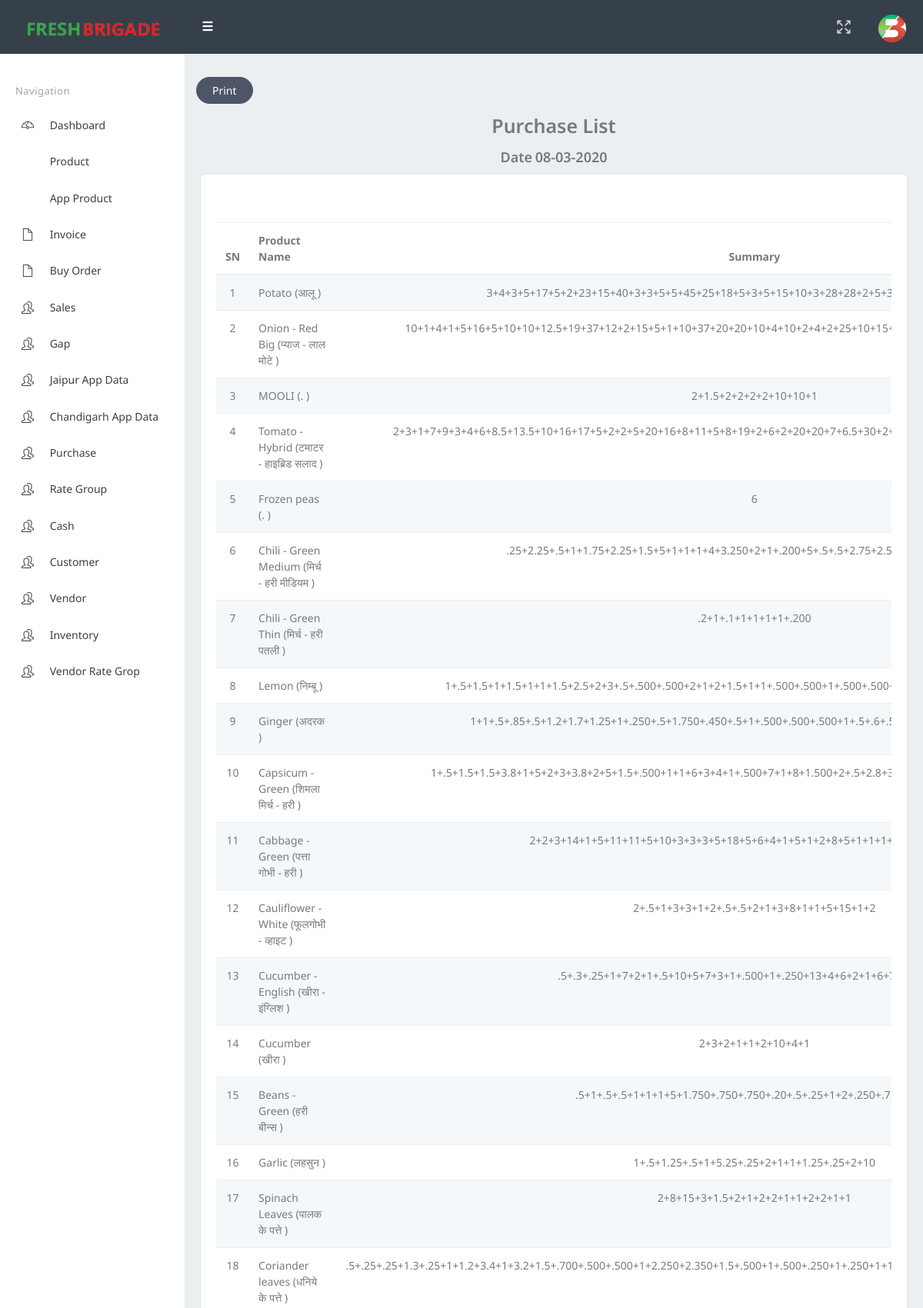
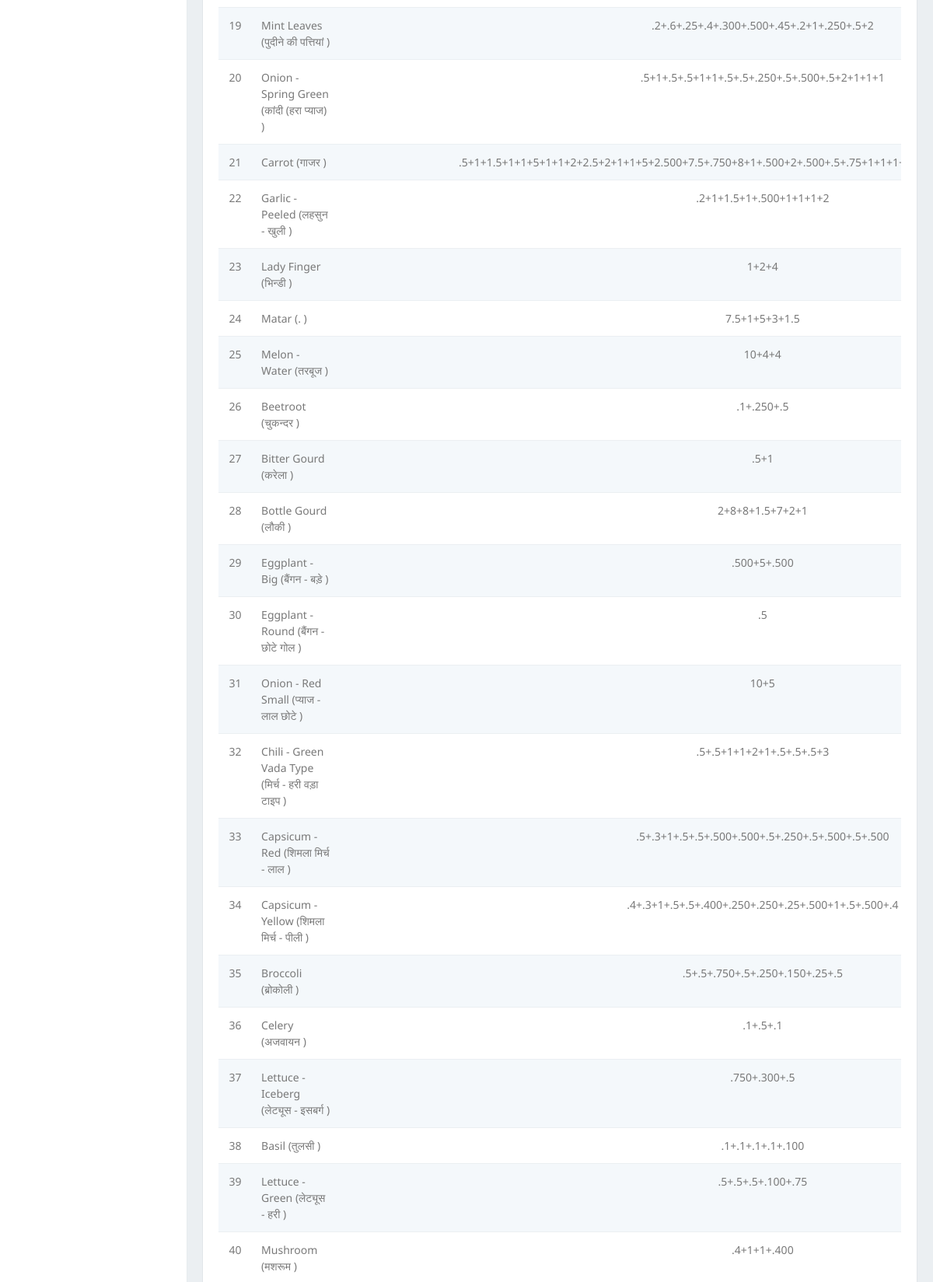
/buy-order.php (signed in, upper part), run on the app's committed database (2 pictures, top to bottom).
### tables this page shows
CREATE TABLE `fb_product` (
  `sn` int(11) NOT NULL,
  `code` text NOT NULL,
  `product_name` text NOT NULL,
  `product_hindi_name` text NOT NULL,
  `imagepath` text NOT NULL,
  `img` text NOT NULL,
  `description` text NOT NULL,
  `quantity` text NOT NULL,
  `price` text NOT NULL,
  `unit` text NOT NULL,
  `product_status` text NOT NULL,
  `notify_for_quantity_below` text NOT NULL,
  `minimum_sale_quantity` text NOT NULL,
  `maximum_sale_quantity` text NOT NULL,
  `qty_increment` text NOT NULL,
  `in_stock` text NOT NULL
);

### buy-order.php (the view, shortened to what this page needs)
<!DOCTYPE html>
<html>
    <?php
include("common/connect.php");
$query2= mysqli_query($con,"SELECT order_info.order_id,order_info.order_status, fb_order.product, fb_order.qty,
fb_order.order_id ,SUM(fb_order.qty) AS quantity,fb_order.date_time FROM order_info
INNER JOIN fb_order ON order_info.order_id = fb_order.order_id
WHERE order_info.order_id = fb_order.order_id AND order_info.order_status='in_process' GROUP BY fb_order.product");
    ?>
<head>
        <link href="assets/css/bootstrap.min.css" rel="stylesheet" type="text/css" />
        <link href="assets/css/icons.css" rel="stylesheet" type="text/css" />
        <link href="assets/css/style.css" rel="stylesheet" type="text/css" />
    </head>
    <body class="fixed-left">
        <div id="wrapper">
            <?php
                include("common/header.php");
            ?>
         <?php
                        include("common/sidebar.php");
                    ?>
            <div class="content-page">
                <div class="content">
                  <div class="panel-footer"  > <button class="btn btn-inverse btn-rounded waves-effect waves-light" onClick=" PrintElem('wp--')" style="margin:10px;">Print</button> </div>
                    <div id="wp--"  align="center" class="container-fluid">
<div class="row" >
    									  <div   class="col-lg-12" align="center" >
										 <label style="font-size:25px;">Purchase List</label>
										 </div>
                                        <?php
                                          $Current_hour = date('H');
                                           $todayDate= date('d-m-Y');
                                           switch ($Current_hour) {
                                            case ($Current_hour > 16 && $Current_hour < 24) :
                                             $new_date = date('d-m-Y', strtotime($todayDate. ' + 1 days'));
                                            break;
                                           }
                                          ?>
                                         <div class="col-lg-12" align="center" >
                                        <label style="font-size:18px;">Date</label>
                                        <label style="font-size:18px;"><?php echo $new_date ?></label>
                                        </div>
										 </div>
                                <div class="card-box">
                                    <br><br>
                                   <div class="row">
                            <div class="col-sm-12">
                                    <div class="table-responsive" data-pattern="priority-columns">
                                    <table class="table table-striped add-edit-table" id="datatable-editable">
                                        <thead>
                                        <tr>
											<th style="text-align:center">SN </th>
                                            <th >Product Name </th>
                                             <th style="text-align:center">Summary</th>
                                        </tr>
                                        </thead>
                                        <tbody>
                                            <tr>
                                            <?php
$i = 1;
while($b = mysqli_fetch_assoc($query2))
	  {
$qtyyy='';
$p_code = $b['product'];
$result_product=mysqli_query($con,"SELECT fb_order.qty
FROM fb_order
INNER JOIN order_info ON order_info.order_id=fb_order.order_id
WHERE fb_order.product='$p_code' AND order_info.order_status='in_process'");
while($pp = mysqli_fetch_assoc($result_product))
	  {
	      $p_qty = $pp['qty'];
	      if($qtyyy==''){
	           $qtyyy=$p_qty;
	      }
	      else{
	          $qtyyy=$qtyyy."+".$p_qty;
	      }
}
$result_product_details=mysqli_query($con,"SELECT * FROM `fb_product` WHERE `code`='$p_code'");
$pd= mysqli_fetch_assoc($result_product_details);
?>
<td align="center" ><?php echo $i; ?>   </td>
<td ><?php echo $pd['product_name']." (". $pd['product_hindi_name']." )"; ?> </td>
<td align="center"> <?php echo $qtyyy; ?> </td>
</tr>
<?php
$i++;
}
?>
                                        </tbody>
                                    </table>
                                        </div>
                                </div>
                            </div>
                        </div>
                    </div>
                </div>
            </div>
        </div>
    </body>
</html>

### data on the page
fb_product: product_name "Potato", product_hindi_name "आलू"
fb_product: product_name "Onion - Red Big", product_hindi_name "प्याज - लाल मोटे"
fb_product: product_name "MOOLI", product_hindi_name "."
fb_product: product_name "Tomato - Hybrid", product_hindi_name "टमाटर - हाइब्रिड सलाद"
fb_product: product_name "Frozen peas", product_hindi_name "."
fb_product: product_name "Chili - Green Medium", product_hindi_name "मिर्च - हरी मीडियम"
fb_product: product_name "Chili - Green Thin", product_hindi_name "मिर्च - हरी पतली"
fb_product: product_name "Lemon", product_hindi_name "निम्बू"
fb_product: product_name "Ginger", product_hindi_name "अदरक"
fb_product: product_name "Capsicum - Green", product_hindi_name "शिमला मिर्च - हरी"
fb_product: product_name "Cabbage - Green", product_hindi_name "पत्ता गोभी - हरी"
fb_product: product_name "Cauliflower - White", product_hindi_name "फूलगोभी - व्हाइट"
fb_product: product_name "Cucumber - English", product_hindi_name "खीरा - इंग्लिश"
fb_product: product_name "Cucumber", product_hindi_name "खीरा"
fb_product: product_name "Beans - Green", product_hindi_name "हरी बीन्स"
fb_product: product_name "Garlic", product_hindi_name "लहसुन"
fb_product: product_name "Spinach Leaves", product_hindi_name "पालक के पत्ते"
fb_product: product_name "Coriander leaves", product_hindi_name "धनिये के पत्ते"
fb_product: product_name "Mint Leaves", product_hindi_name "पुदीने की पत्तियां"
fb_product: product_name "Onion - Spring Green", product_hindi_name "कांदी (हरा प्याज)"
fb_product: product_name "Carrot", product_hindi_name "गाजर"
fb_product: product_name "Garlic - Peeled", product_hindi_name "लहसुन - खुली"
fb_product: product_name "Lady Finger", product_hindi_name "भिन्डी"
fb_product: product_name "Matar", product_hindi_name "."
fb_product: product_name "Melon - Water", product_hindi_name "तरबूज"
fb_product: product_name "Beetroot", product_hindi_name "चुकन्दर"
fb_product: product_name "Bitter Gourd", product_hindi_name "करेला"
fb_product: product_name "Bottle Gourd", product_hindi_name "लौकी"
fb_product: product_name "Eggplant - Big", product_hindi_name "बैंगन - बड़े"
fb_product: product_name "Eggplant - Round", product_hindi_name "बैंगन - छोटे गोल"
fb_product: product_name "Onion - Red Small", product_hindi_name "प्याज - लाल छोटे"
fb_product: product_name "Chili - Green Vada Type", product_hindi_name "मिर्च - हरी वड़ा टाइप"
fb_product: product_name "Capsicum - Red", product_hindi_name "शिमला मिर्च - लाल"
fb_product: product_name "Capsicum - Yellow", product_hindi_name "शिमला मिर्च - पीली"
fb_product: product_name "Broccoli", product_hindi_name "ब्रोकोली"
fb_product: product_name "Celery", product_hindi_name "अजवायन"
fb_product: product_name "Lettuce - Iceberg", product_hindi_name "लेट्यूस - इसबर्ग"
fb_product: product_name "Basil", product_hindi_name "तुलसी"
fb_product: product_name "Lettuce - Green", product_hindi_name "लेट्यूस - हरी"
fb_product: product_name "Mushroom", product_hindi_name "मशरूम"

### other printed values
$qtyyy "2+1.5+2+2+2+2+10+10+1"
$qtyyy "6"
$qtyyy ".2+1+.1+1+1+1+1+.200"
$qtyyy "2+.5+1+3+3+1+2+.5+.5+2+1+3+8+1+1+5+15+1+2"
$qtyyy "2+3+2+1+1+2+10+4+1"
$qtyyy "1+.5+1.25+.5+1+5.25+.25+2+1+1+1.25+.25+2+10"
$qtyyy "2+8+15+3+1.5+2+1+2+2+1+1+2+2+1+1"
$qtyyy ".2+.6+.25+.4+.300+.500+.45+.2+1+.250+.5+2"
$qtyyy ".5+1+.5+.5+1+1+.5+.5+.250+.5+.500+.5+2+1+1+1"
$qtyyy ".2+1+1.5+1+.500+1+1+1+2"
$qtyyy "1+2+4"
$qtyyy "7.5+1+5+3+1.5"
$qtyyy "10+4+4"
$qtyyy ".1+.250+.5"
$qtyyy ".5+1"
